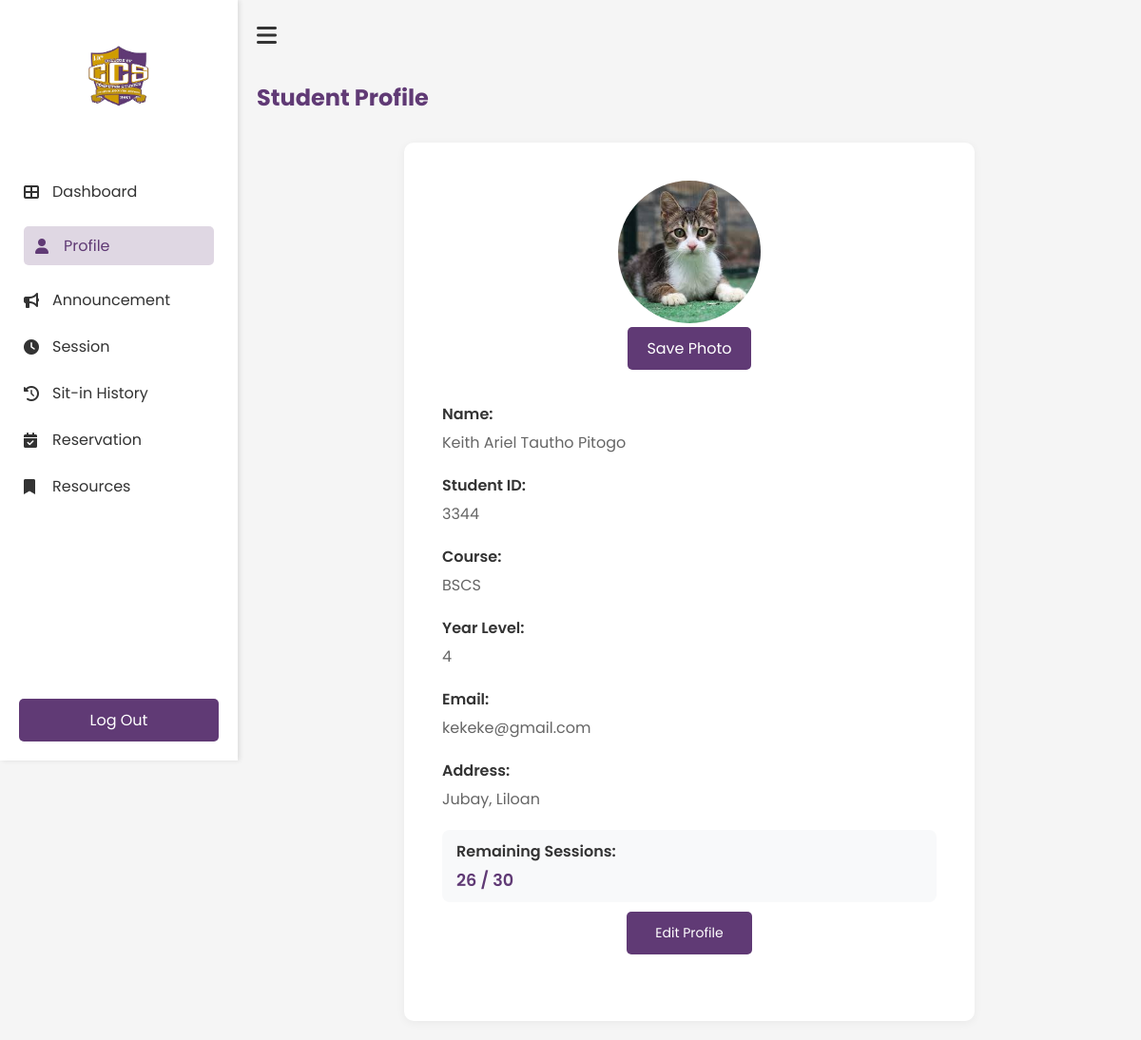
Before: /Profile (signed in) with the older database file.
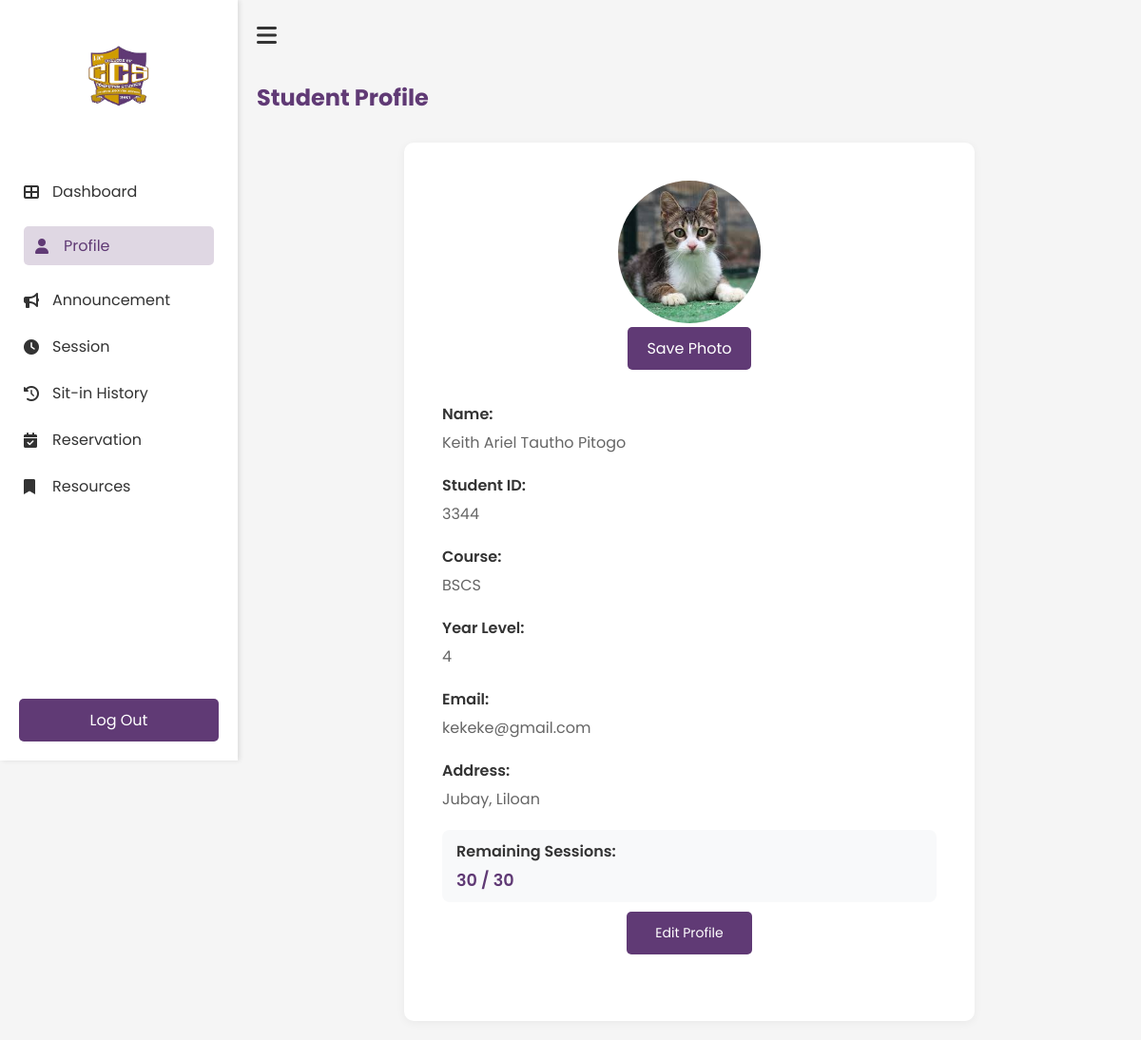
After: the same page with the newer database file.
### tables this page shows
CREATE TABLE users(
idno integer primary key,
lastname text not null,
firstname text not null,
middlename text,
course text not null,
year_level integer not null,
email text unique not null,
username text unique not null,
password text not null, sessions TEXT DEFAULT NULL, address text, photo text, points INTEGER DEFAULT 0, remaining_sessions INTEGER DEFAULT 0);

### app.py (the view, shortened to what this page needs)
@app.route('/Profile', methods=['GET', 'POST'])
def Profile():
    if 'username' not in session:
        return redirect(url_for('login'))
    user_profile = get_user_profile(session['student_id'])
    return render_template('student/profile.html', user=user_profile)

### templates/student/profile.html (shortened to what this page needs)
<!DOCTYPE html>
<html lang="en">
    <head>
        <link rel="stylesheet" href="{{ url_for('static', filename='student/profile.css') }}">
        <link rel="stylesheet" href="https://cdnjs.cloudflare.com/ajax/libs/font-awesome/6.0.0-beta3/css/all.min.css">
    </head>
    <body>
        <div class="profile-container">
            <nav class="sidebar" id="sidebar">
                <div class="logo-container">
                    <img src="{{ url_for('static', filename='images/ccs.png') }}" alt="ccs logo" class="logo">
                </div>
                <ul class="nav-links">
                    <li><a href="{{ url_for('Dashboard') }}"><i class="fas fa-th-large"></i>Dashboard</a></li>
                    <li><a href="{{ url_for('Profile') }}" class="active"><i class="fas fa-user"></i>Profile</a></li>
                    <li><a href="{{ url_for('Announcement') }}"><i class="fas fa-bullhorn"></i>Announcement</a></li>
                    <li><a href="{{ url_for('Session') }}"><i class="fas fa-clock"></i>Session</a></li>
                    <li><a href="{{ url_for('History') }}"><i class="fas fa-history"></i>Sit-in History</a></li>
                    <li><a href="{{ url_for('Reservation') }}"><i class="fas fa-calendar-check"></i>Reservation</a></li>
                    <li><a href="{{ url_for('Resources') }}"><i class="fas fa-bookmark"></i>Resources</a></li>
                </ul>
                <div class="logout-section">
                    <a href="{{ url_for('logout') }}" class="logout-btn"></i>Log Out</a>
                </div>
            </nav>
            <main class="main-content">
                <div class="top-bar">
                    <button id="sidebar-toggle" class="hamburger-btn"><i class="fas fa-bars"></i></button>
                </div>
                <h1>Student Profile</h1>
                <div class="profile-card">
                    <div class="profile-image">
                        <form action="{{ url_for('save_photo') }}" method="POST" enctype="multipart/form-data" id="photo-form">
                            <div class="profile-image-upload">
                                <img src="{{ url_for('static', filename='uploads/' + user[9]) if user[9] else url_for('static', filename='images/default.png') }}"
                                     alt="Profile Photo"
                                     class="round-circle"
                                     id="preview-image">
                            </div>
                            <button type="submit" class="save-photo-btn" id="save-photo-btn">Save Photo
                            </button>
                        </form>
                    </div>
                    <div class="profile-info">
                        <div class="info-item">
                            <p class="label">Name: </p>
                            <p class="value">{{ user[2] }} {{ user[3] }} {{ user[1] }}</p>
                        </div>
                        <div class="info-item">
                            <p class="label">Student ID: </p>
                            <p class="value">{{ user[0] }}</p>
                        </div>
                        <div class="info-item">
                            <p class="label">Course:</p>
                            <p class="value">{{ user[4] }}</p>
                        </div>
                        <div class="info-item">
                            <p class="label">Year Level: </p>
                            <p class="value">{{ user[5] }}</p>
                        </div>
                        <div class="info-item">
                            <p class="label">Email: </p>
                            <p class="value">{{ user[6] }}</p>
                        </div>
                        <div class="info-item">
                            <p class="label">Address: </p>
                            <p class="value">{{ user[7] if user[7] else 'No address provided' }}</p>
                        </div>
                        <div class="info-item sessions-info">
                            <p class="label">Remaining Sessions: </p>
                            <p class="value">{{ user[8] }} / 30</p>
                        </div>
                        <button class="edit-profile-btn" onclick="openModal()">Edit Profile</button>
                    </div>
                </div>
            </main>
        </div>
    </body>
</html>

### static/student/profile.css (style rules this page uses)
* { margin: 0; padding: 0; box-sizing: border-box; font-family: 'Poppins', sans-serif; }
body { background-color: #f5f5f5; }
.main-content { padding: 30px; }
.main-content h1 { color: #603A75; margin-bottom: 30px; font-size: 24px; }
.profile-card { background: white; border-radius: 10px; padding: 40px; box-shadow: 0 2px 10px rgba(0, 0, 0, 0.05); max-width: 600px; margin: 0 auto; }
.profile-image { text-align: center; margin-bottom: 30px; }
.profile-image-upload { position: relative; width: 150px; height: 150px; margin: 0 auto; }
.round-circle { width: 100%; height: 100%; border-radius: 50%; object-fit: cover; }
.save-photo-btn { margin-top: 15px; padding: 8px 20px; background-color: var(--button-color); color: white; border: none; border-radius: 5px; cursor: pointer; transition: background-color 0.3s; display: flex; align-items: center; gap: 8px; }
.profile-info { margin-bottom: 30px; }
.info-item { margin-bottom: 20px; }
.info-item .label { font-weight: 600; color: #333; margin-bottom: 5px; }
.info-item .value { color: #666; }
.edit-profile-btn { background-color: #603A75; color: white; border: none; padding: 12px 30px; border-radius: 5px; cursor: pointer; font-size: 14px; display: block; margin: 0 auto; transition: background-color 0.3s; }
.sessions-info { background-color: #f8f9fa; padding: 10px 15px; border-radius: 8px; margin: 10px 0; }
.sessions-info .value { color: #603A75; font-weight: 600; font-size: 1.1em; }
.sidebar { width: 250px; height: 100vh; position: fixed; left: 0; top: 0; background-color: white; padding: 20px 0; transition: all 0.3s ease; box-shadow: 2px 0 5px rgba(0, 0, 0, 0.1); z-index: 1000; }
.main-content { margin-left: 250px; transition: all 0.3s ease; width: calc(100% - 250px); padding: 20px; }
.logo-container { text-align: center; padding: 20px 0; }
.logo { width: 80px; height: auto; }
.nav-links { list-style: none; padding: 0; margin-top: 30px; }
.nav-links li { padding: 12px 25px; }
.nav-links li a { color: #333; text-decoration: none; display: flex; align-items: center; transition: 0.3s; }
.nav-links li a:hover, .nav-links li a.active { padding: 8px 12px; border-radius: 5px; color: #603A75; background-color: rgba(96, 58, 117, 0.2); }
.nav-links li a i { margin-right: 10px; width: 20px; }
.nav-links li a:hover, .nav-links li a.active { color: #603A75; }
.logout-section { position: absolute; bottom: 20px; width: 100%; padding: 0 20px; }
.logout-btn { display: block; width: 100%; padding: 10px; background-color: #603A75; color: white; text-align: center; text-decoration: none; border-radius: 5px; transition: 0.3s; }
.main-content { flex: 1; padding: 20px; transition: all 0.3s ease; }
.top-bar { display: flex; align-items: center; margin-bottom: 30px; }
.hamburger-btn { background: none; border: none; font-size: 24px; cursor: pointer; margin-right: 15px; color: #333; }
button[type="submit"] { background-color: #603A75; border: none; color: white; padding: 10px 20px; text-align: center; text-decoration: none; display: inline-block; font-size: 16px; margin: 4px 2px; cursor: pointer; border-radius: 5px; }

Changed rows visible on the page:
changed users "Keith Ariel": sessions "26" → "30"
